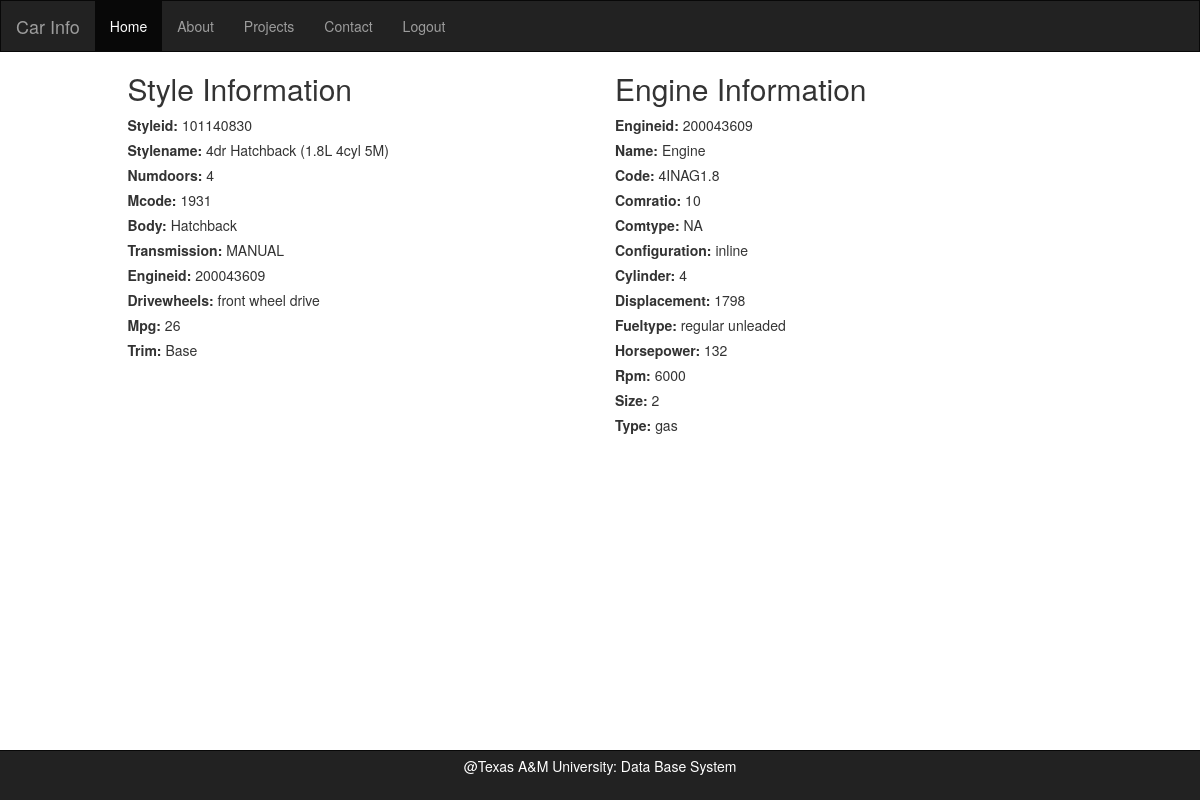
/PHP-MySQL-Car/details/index.php?styleid=101140830, run on the app's committed database.
### tables this page shows
CREATE TABLE `styles` (
  `styleid` int(11) NOT NULL,
  `stylename` varchar(45) DEFAULT NULL,
  `numDoors` int(11) DEFAULT NULL,
  `mCode` varchar(45) DEFAULT NULL,
  `body` varchar(45) DEFAULT NULL,
  `transmission` varchar(45) DEFAULT NULL,
  `engineid` int(11) DEFAULT NULL,
  `driveWheels` varchar(45) DEFAULT NULL,
  `MPG` int(11) DEFAULT NULL,
  `trim` varchar(45) DEFAULT NULL,
  PRIMARY KEY (`styleid`)
);

CREATE TABLE `engine` (
  `engineid` int(11) NOT NULL,
  `name` varchar(80) DEFAULT NULL,
  `code` varchar(45) DEFAULT NULL,
  `comRatio` float DEFAULT NULL,
  `comType` varchar(45) DEFAULT NULL,
  `configuration` varchar(45) DEFAULT NULL,
  `cylinder` int(11) DEFAULT NULL,
  `displacement` float DEFAULT NULL,
  `fuelType` varchar(45) DEFAULT NULL,
  `horsepower` int(11) DEFAULT NULL,
  `rpm` int(11) DEFAULT NULL,
  `size` int(11) DEFAULT NULL,
  `type` varchar(20) DEFAULT NULL,
  PRIMARY KEY (`engineid`)
);

### PHP-MySQL-Car/details/index.php (the view, shortened to what this page needs)
<?php
require_once('../header.php');
$styleid = $_GET['styleid'];
$query = "select * from styles where styles.styleId = $styleid";
$run = mysql_query ($query);
$row = mysql_fetch_assoc($run);
$engineid = '';
if ($run){
	$engineid = $row["engineid"];
}
?>
<body>
<div class = "container">
   <div class = 'row'>
    <div class = 'col-md-5 col-md-offset-1'>
    <h2>Style Information</h2>
    <?php
      foreach($row as $key=>$value){
      	 echo "<label>".ucwords(strtolower($key)).": </label>";
		 echo "<span>  ".$row[$key]." </span><br>";
      }
    ?>
   </div>
   <div class = "col-md-4">
    <h2>Engine Information</h2>
	<?php
	if (!empty($engineid)) {
		$query2 = "select * from engine where engineid = $engineid";
		$run2 = mysql_query ($query2);
		if ($run2) {
			 $row2 = mysql_fetch_assoc($run2);
	         foreach($row2 as $key=>$value){
	      	 echo "<label>".ucwords(strtolower($key)).": </label>";
			 echo "<span>  ".$row2[$key]." </span><br>";
      }
       ?>
    </div>
    </div>
	<?php
     }
 }
	?>
</div>
</body>
<?php
require_once('../footer.php');
?>

### PHP-MySQL-Car/css/login.css (style rules this page uses)
body, html { height: 100%; background-repeat: no-repeat; }

### data on the page
styles: styleid "101140830", stylename "4dr Hatchback (1.8L 4cyl 5M)", numDoors "4", mCode "1931", body "Hatchback", transmission "MANUAL", engineid "200043609", driveWheels "front wheel drive", MPG "26", trim "Base"
engine: engineid "200043609", name "Engine", code "4INAG1.8", comRatio "10", comType "NA", configuration "inline", cylinder "4", displacement "1798", fuelType "regular unleaded", horsepower "132", rpm "6000", size "2", type "gas"

### other printed values
$key "Styleid"
$key "Stylename"
$key "Numdoors"
$key "Mcode"
$key "Body"
$key "Transmission"
$key "Engineid"
$key "Drivewheels"
$key "Mpg"
$key "Trim"
$key "Name"
$key "Code"
$key "Comratio"
$key "Comtype"
$key "Configuration"
